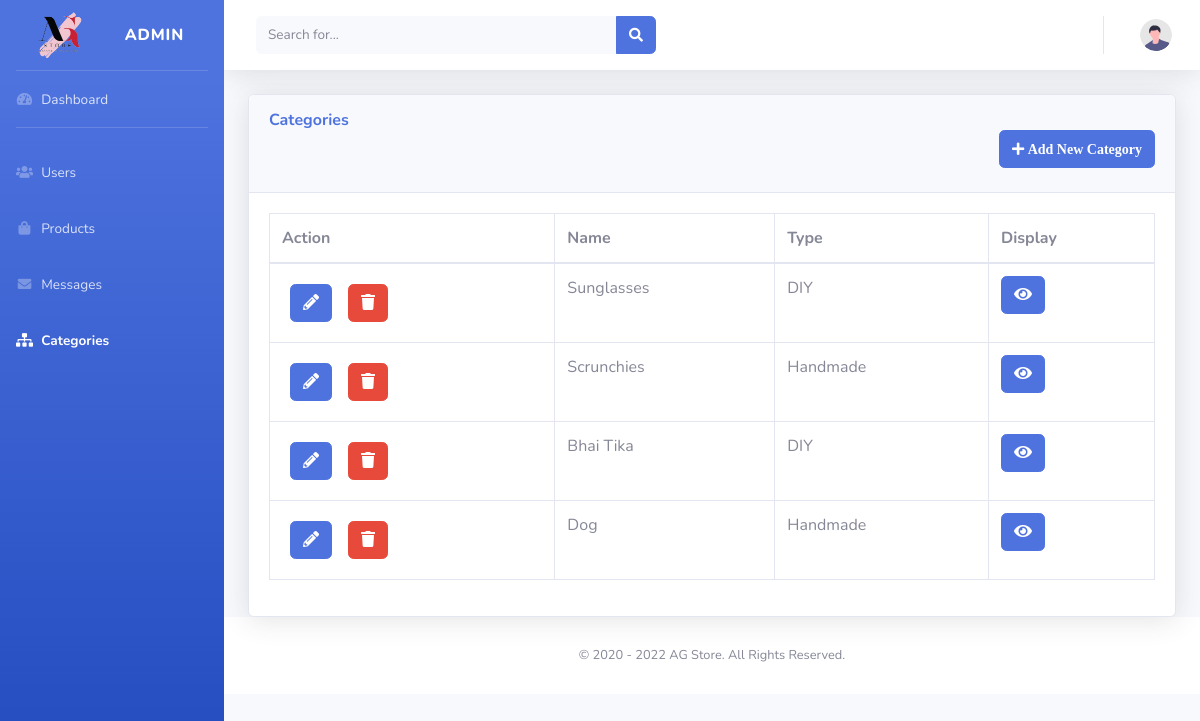
The app's page /admin/categories.php with its own data.
### tables this page shows
CREATE TABLE `categories` (
  `categoryID` int(11) NOT NULL,
  `categoryName` varchar(50) NOT NULL,
  `categoryType` varchar(50) NOT NULL
);

### admin/categories.php (the view, shortened to what this page needs)
<?php
require '../config.inc.php';
?>
<!DOCTYPE html>
<html lang="en">
<head>
    <link href="vendor/fontawesome-free/css/all.min.css" rel="stylesheet" type="text/css">
    <link href="css/sb-admin-2.min.css" rel="stylesheet">
</head>
<body id="page-top">
    <div id="wrapper">
        <ul class="navbar-nav bg-gradient-primary sidebar sidebar-dark accordion" id="accordionSidebar">
            <a class="sidebar-brand d-flex align-items-center justify-content-center" href="index.php">
                <div class="sidebar-brand-icon">
                    <img src="./img/favicon.png" style="width:70%;" alt="AG-Store Logo">
                </div>
                <div class="sidebar-brand-text mx-4">Admin</div>
            </a>
            <hr class="sidebar-divider my-0">
            <li class="nav-item">
                <a class="nav-link" href="index.php">
                    <i class="fas fa-fw fa-tachometer-alt"></i>
                    <span>Dashboard</span></a>
            </li>
            <hr class="sidebar-divider">
            <li class="nav-item">
                <a class="nav-link" href="users.php">
                    <i class="fas fa-fw fa-users"></i>
                    <span>Users</span></a>
            </li>
            <li class="nav-item">
                <a class="nav-link" href="products.php">
                    <i class="fas fa-fw fa-shopping-bag"></i>
                    <span>Products</span></a>
            </li>
            <li class="nav-item">
                <a class="nav-link" href="messages.php">
                    <i class="fas fa-fw fa-envelope"></i>
                    <span>Messages</span></a>
            </li>
            <li class="nav-item active">
                <a class="nav-link" href="categories.php">
                    <i class="fas fa-fw fa-sitemap"></i>
                    <span>Categories</span></a>
            </li>
        </ul>
        <div id="content-wrapper" class="d-flex flex-column">
            <div id="content">
                <nav class="navbar navbar-expand navbar-light bg-white topbar mb-4 static-top shadow">
                    <form class="d-none d-sm-inline-block form-inline mr-auto ml-md-3 my-2 my-md-0 mw-100 navbar-search">
                        <div class="input-group">
                            <input type="text" class="form-control bg-light border-0 small" placeholder="Search for..." aria-label="Search" aria-describedby="basic-addon2">
                            <div class="input-group-append">
                                <button class="btn btn-primary" type="button">
                                    <i class="fas fa-search fa-sm"></i>
                                </button>
                            </div>
                        </div>
                    </form>
                    <ul class="navbar-nav ml-auto">
                        <li class="nav-item dropdown no-arrow">
                            <a class="nav-link dropdown-toggle" href="#" id="userDropdown" role="button" data-toggle="dropdown" aria-haspopup="true" aria-expanded="false">
                                <img class="img-profile rounded-circle" src="img/undraw_profile.svg">
                            </a>
                        </li>
                    </ul>
                </nav>
                <div class="container-fluid">
                    <div class="card shadow mb4">
                        <div class="card-header py-3">
                            <h6 class="m-0 font-weight-bold text-primary">Categories</h6>
                            <h6 class="float-right"><a href="./php/createusers.php" title="New Users" class="btn btn-primary"><i class="fa fa-plus fa-sm"> Add New Category</i></a></h6>
                        </div>
                        <div class="card-body">
                            <div class="table-responsive">
                                <table class="table table-bordered" id="dataTable" width="100%" cellspacing="0">
                                    <thead>
                                        <tr>
                                            <th>Action</th>
                                            <th>Name</th>
                                            <th>Type</th>
                                            <th>Display</th>
                                        </tr>
                                    </thead>
                                    <tbody>
                                        <?php
                                            $sql = "SELECT * FROM categories;";
                                            if($result = $conn -> query($sql)){
                                                if($result -> num_rows > 0){
                                                    while($row = $result -> fetch_array()){
                                                        echo '<tr>';
                                                        echo '<td>';
                                                        echo '<a href="./php/editcategories.php?categoryID='.$row['categoryID'].'" title="Edit Record" class="btn btn-primary m-2">';
                                                        echo '<i class="fa fa-pencil-alt"></i>';
                                                        echo '</a>';
                                                        echo '<a href="./php/deletecategories.php?categoryID='.$row['categoryID'].'" title="Delete Record" class="btn btn-danger m-2">';
                                                        echo '<i class="fa fa-trash"></i>';
                                                        echo '</a>';
                                                        echo '</td>';
                                                        echo '<td>'. $row['categoryName']. '</td>';
                                                        echo '<td>'. $row['categoryType']. '</td>';
                                                        echo '<td>';
                                                        echo '<a href="./php/viewcategories.php?categoryID='.$row['categoryID'].'" title="View Record" class="btn btn-primary">';
                                                        echo '<i class="fa fa-eye"></i>';
                                                        echo '</a>';
                                                        echo '</td>';
                                                        echo '</tr>';
                                                    }
                                                }
                                            }
                                        ?>
                                    </tbody>
                                </table>
                            </div>
                        </div>
                    </div>
                </div>
                <footer class="sticky-footer bg-white">
                    <div class="container my-auto">
                        <div class="copyright text-center my-auto">
                            <span>&copy; 2020 - <?php echo date("Y")?> AG Store. All Rights Reserved.</span>
                        </div>
                    </div>
                </footer>
            </div>
        </div>
</body>
</html>

### records on screen
categories: categoryName "Sunglasses", categoryType "DIY"
categories: categoryName "Scrunchies", categoryType "Handmade"
categories: categoryName "Bhai Tika", categoryType "DIY"
categories: categoryName "Dog", categoryType "Handmade"
